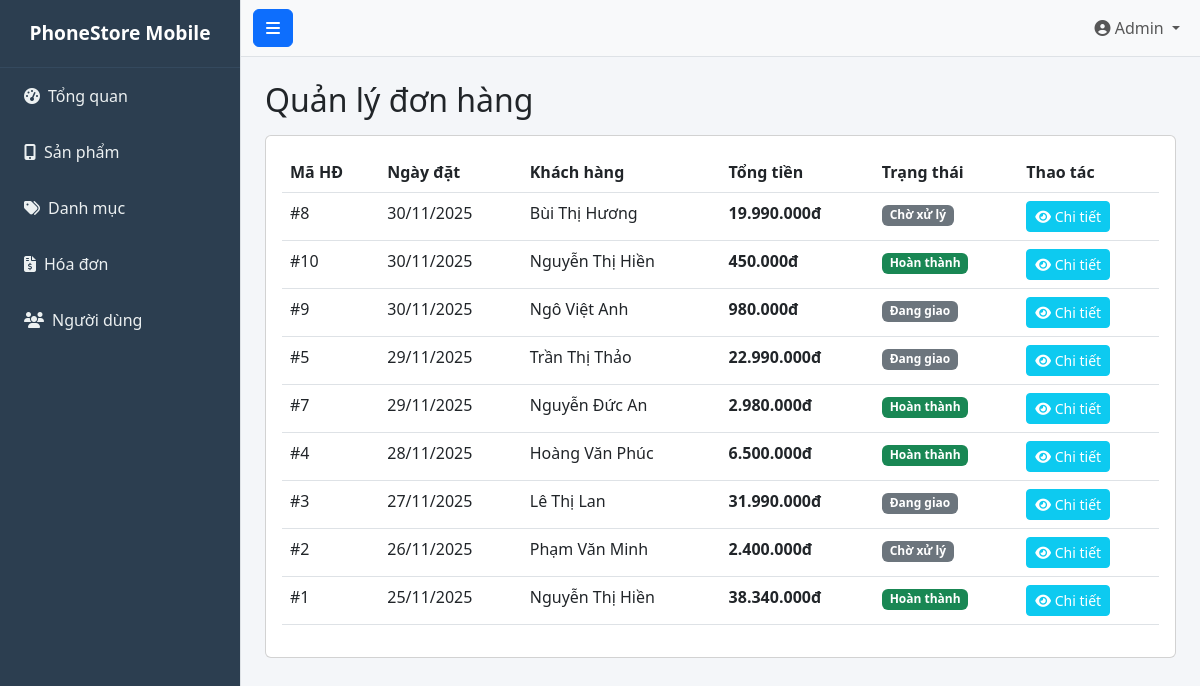
Page /KhoDT/index.php?page=orders on the earlier database version.
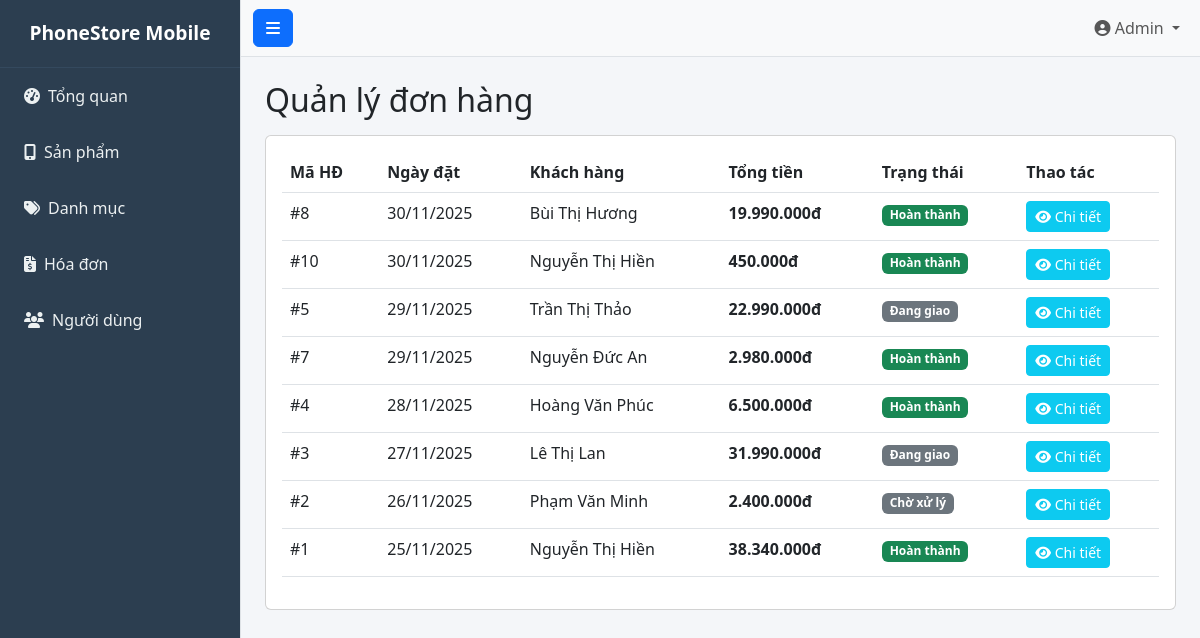
Same page on the later database version.
### tables this page shows
CREATE TABLE `order` (
  `id_order` int(11) NOT NULL,
  `id_user` int(11) NOT NULL,
  `status` varchar(50) DEFAULT 'pending'
);

CREATE TABLE `users` (
  `id_user` int(11) NOT NULL,
  `username` varchar(50) NOT NULL,
  `password` varchar(255) NOT NULL,
  `email` varchar(100) NOT NULL,
  `phone` varchar(20) DEFAULT NULL,
  `fullname` varchar(100) NOT NULL,
  `role` bit(1) NOT NULL DEFAULT b'0'
);

### KhoDT/controllers/OrderController.php (called while the page is built, shortened)
<?php
class OrderController {
    private $conn;
    public function __construct() { $this->conn = Database::connect(); }
    public function index() {
    $sql = "SELECT o.id_order, o.status, u.fullname,
                   MAX(od.date) as order_date,
                   SUM(od.quantitybuy * p.price) as totalmoney
            FROM `order` o
            JOIN users u ON o.id_user = u.id_user
            JOIN orderdetails od ON o.id_order = od.id_order
            JOIN product p ON od.id_product = p.id_product
            GROUP BY o.id_order
            ORDER BY order_date DESC";
    $orders = $this->conn->query($sql)->fetchAll(PDO::FETCH_ASSOC);
    require_once 'views/orders.php';
}
}
?>

### KhachHang/config/db.php (called while the page is built)
<?php
class Database {
    public static function connect() {
        $host = 'localhost';
        $dbname = 'doandt_schema';
        $username = 'root';
        $password = '123456';
        try {
            $conn = new PDO("mysql:host=$host;dbname=$dbname;charset=utf8", $username, $password);
            $conn->setAttribute(PDO::ATTR_ERRMODE, PDO::ERRMODE_EXCEPTION);
            return $conn;
        } catch(PDOException $e) {
            die("Lỗi kết nối CSDL: " . $e->getMessage());
        }
    }
}
?>

### KhoDT/views/orders.php (the view, shortened to what this page needs)
<?php require_once 'views/layout/header.php'; ?>
<h2 class="mt-4">Quản lý đơn hàng</h2>
<div class="card mt-3">
    <div class="card-body">
        <table class="table table-hover">
            <thead>
                <tr>
                    <th>Mã HĐ</th>
                    <th>Ngày đặt</th>
                    <th>Khách hàng</th>
                    <th>Tổng tiền</th>
                    <th>Trạng thái</th>
                    <th>Thao tác</th>
                </tr>
            </thead>
            <tbody>
                <?php foreach ($orders as $o): ?>
                <tr>
                    <td>#<?php echo $o['id_order']; ?></td>
                    <td><?php echo date('d/m/Y', strtotime($o['order_date'])); ?></td>
                    <td><?php echo $o['fullname']; ?></td>
                    <td class="fw-bold"><?php echo number_format($o['totalmoney'], 0, ',', '.'); ?>đ</td>
                    <td>
                        <?php
                            $badge = 'bg-secondary';
                            if($o['status'] == 'Hoàn thành') $badge = 'bg-success';
                        ?>
                        <span class="badge <?php echo $badge; ?>"><?php echo $o['status']; ?></span>
                    </td>
                    <td>
                        <a href="index.php?page=orders&action=detail&id=<?php echo $o['id_order']; ?>" class="btn btn-sm btn-info text-white">
                            <i class="fas fa-eye"></i> Chi tiết
                        </a>
                    </td>
                </tr>
                <?php endforeach; ?>
            </tbody>
        </table>
    </div>
</div>
<?php require_once 'views/layout/footer.php'; ?>

Differences in the rows shown:
removed order: id_order "9", order_date "30/11/2025", id_user.fullname "Ngô Việt Anh", totalmoney "980.000", status "Đang giao"
changed order "Bùi Thị Hương": status "Chờ xử lý" → "Hoàn thành"
